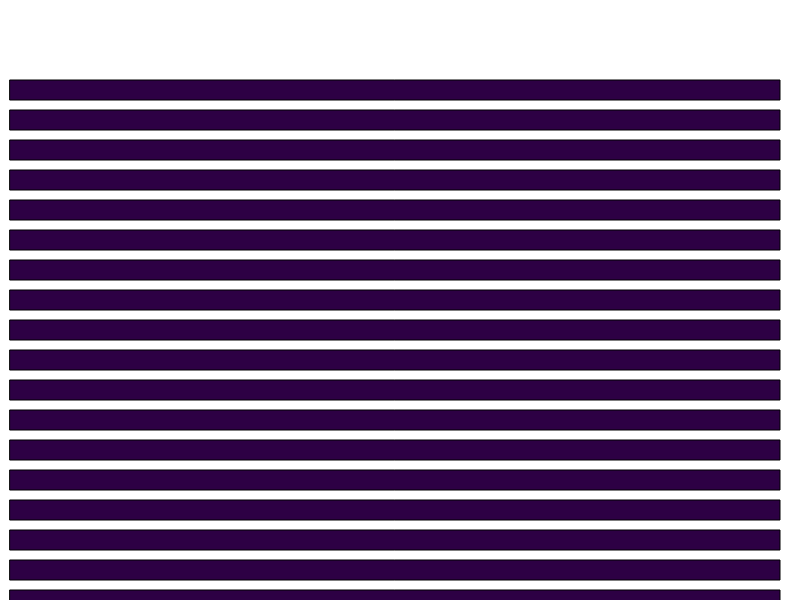
Frame 1 (no input)
Frame 60 (no input): identical to frame 1, image omitted
Frame 120 (the mouse pressed at the canvas centre since frame 60): identical to frame 1, image omitted

The p5.js sketch that drew this single still picture (run headless with seeded random() and noise() and a simulated clock; from frame 60 on, the mouse is pressed at the canvas centre):

// p5.js sketch
// ── sketch.js
var y = 80;
var spacing = 30;

function setup() {
  createCanvas(800, 600);
}

function draw() {
  while (y <= height){
    fill(45, 0, 68);
    rect(10, y, width-30, 20);
    y = y + spacing;
  }
}
